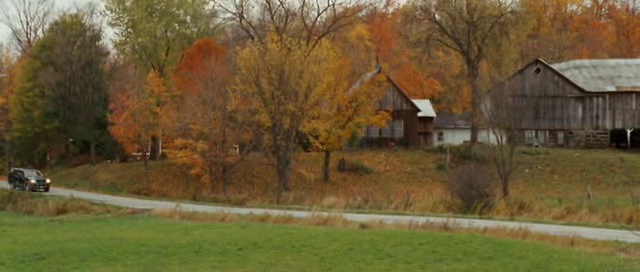
#> input picture resources/car/00000002.jpg, 640 x 272 px; its folder holds only this picture in this run
$ python orb_tracker.py   (older library calls are emulated)
#> lines starting #> are read from the running program, lines starting #| are printed output that depends on the picture; after the words box and inside, x2 and y2 are one past the last pixel; in counts of white or black regions, pixels touching at a corner belong together
### utilities.py
#!/usr/bin/env python
"""
Utilities
===========
This module contains multiple utility functions:
 get_jpeg => will load jpeg images and return them as an array.
 plot_pixel_position => will plot pixel location given an array.
 rect_resize => will resize a rectangle given an array of points.
"""

import cv2
import os
import matplotlib.pyplot as plt
import numpy as np

def get_jpeg(path):
    """
    Returns all JPEG files given a path
    :param path:
    """
    image_names = []
    for f in os.listdir(path):
        if f.endswith(".jpg"):
            image_names.append(path + f)
    return image_names


def plot_pixel_position(pos):
    """
    :param pos:
    :return:
    """
    pos = np.array(pos)
    plt.plot(pos[:, 0])
    plt.plot(pos[:, 1])
    plt.legend(['X pixel location', 'Y pixel location'])
    plt.show()

def rect_resize(rect, car_points, buffer=40):
    """
    Resizes a rectangle based on given points, will grow the rectangle by a buffered amount given the max and min values
    of the point array

    :param rect: rectangle containing
    :param points:
    :param buffer:
    :return:
    """

    # Define the max and min of x and y to be added or subtracted the buffer, respectively
    [min_x, min_y] = np.min(car_points,1) - buffer
    [max_x, max_y] = np.max(car_points,1) + buffer


    # Grow the rectangle by the mean of the rectangles current position and the mean of the min and max x and y
    #  positions. This keeps the rectangle from re-sizing drastically every frame due to changing feature points
    rect[0] = np.mean([rect[0], min_x])
    rect[1] = np.mean([rect[1], min_y])
    rect[2] = np.mean([rect[2], max_x])
    rect[3] = np.mean([rect[3], max_y])

    # Return the new rectangle
    return np.int32(rect)


# [22 lines that do not run on import are left out]

### orb_tracker.py
#!/usr/bin/env python
"""
ORB Detector and Tracker
========================
Runs an ORB detector and car tracker based on an initial car rectangle position value.
"""

import cv2
import numpy as np

import utilities


def orb(imgs, car_rect=[5, 160, 50, 195], feature_params=dict(nfeatures=40), display_image=True,  write_video=False, video_name='ORB.avi'):
    """
    Tracks a car given an initial rectangle position of the car and displays tracking rectangle and points

    :param imgs: string array containing image file locations
    :param car_rect: Initial position of the car in array format [X min, Y min, X max, Y max]
    :param feature_params: The feature parameters determining the ORB feature detector
    :param display_image: flag determining whether or not to display the image stream
    :param write_video: Flag determining whether or not to record image stream
    :param video_name: File name of image stream
    :return: array of average locations of the car rect
    """
#> called with display_image = True, write_video = False, video_name = 'ORB.avi'

    # Initialize the average position of the rect to an empty array and the index to 0
    ave_pos = []
    frame_idx = 0

    # If write_video flag, record a video
    if write_video:
        height, width, _ = cv2.imread(imgs[0]).shape
        writer = cv2.VideoWriter(video_name, -1, 20, (width, height))

    # Loop through all images
    while frame_idx < len(imgs):

        # Read the image
        frame = cv2.imread(imgs[frame_idx], 0)
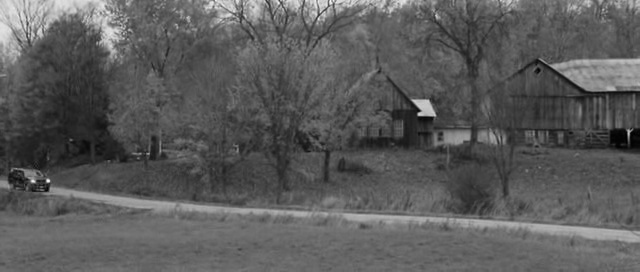
#> frame: shape (272, 640); min 0, max 249, mean 91

        # Initialize ORB feature detector (default amount of features to track is 40)
        orb = cv2.ORB(**feature_params)

        # Detect keypoints in the current image with ORB
        key_points = orb.detect(frame, None)
#> key_points = 40 keypoints; strongest (x, y, size): (48, 180, 31), (419, 110, 31), (418, 114, 31), (419, 114, 37.2)
        key_points, _ = orb.compute(frame, key_points)

        # Initialize empty array that will contain points detected on the car
        x_car_points = []
        y_car_points = []

        # Loop through all key points detected by ORB and resize the car
        # rectangle based on the points contained by the rectangle
        for p in key_points:
            # Set x and y to integers
            (x, y) = np.int32(p.pt)

            # If the given point is contained within the current car rectangle
            # add it to the car_points array
            if x > car_rect[0] and x < car_rect[2] and y > car_rect[1] and y < car_rect[3]:
                cv2.circle(frame, (x, y), 2, (0, 255, 0), -1)
                x_car_points.append(x)
                y_car_points.append(y)
#> this loop made 40 passes
#> (p, x, y) on passes 1 to 12: (keypoint at (33, 181), size 31, 33, 181), (keypoint at (48, 180), size 31, 48, 180), (keypoint at (418, 114), size 31, 418, 114), (keypoint at (419, 110), size 31, 419, 110), (keypoint at (413, 100), size 31, 413, 100), (keypoint at (434, 114), size 31, 434, 114), (keypoint at (47, 190), size 31, 47, 190), (keypoint at (428, 100), size 31, 428, 100), (keypoint at (431, 117), size 31, 431, 117), (keypoint at (433.2, 114), size 37.2, 433, 114), (keypoint at (48, 181.2), size 37.2, 48, 181), (keypoint at (418.8, 114), size 37.2, 418, 114)
#> frame: shape (272, 640); 0.03% of pixels changed, all inside (x1, y1, x2, y2) = (31, 178, 51, 193)
#> after the loop, x_car_points = [33, 48, 47, 48, 46, 47]; y_car_points = [181, 180, 190, 181, 189, 180]


        # If there are any points in the car rectangle, resize the rectangle based on those points
        if len(x_car_points) > 0:
            car_points = np.array([x_car_points, y_car_points])
#> car_points = [[33, 48, 47, 48, 46, 47], [181, 180, 190, 181, 189, 180]]
            car_rect = utilities.rect_resize(car_rect, car_points)
#> in rect_resize, `[min_x, min_y] = np.min(car_points,1) - buffer`: min_x = -7; min_y = 140
#> in rect_resize, `[max_x, max_y] = np.max(car_points,1) + buffer`: max_x = 88; max_y = 230
#> car_rect = [-1, 150, 69, 212]

        # Append the center position of the car rectangle to the average position array
        ave_pos.append((np.mean([car_rect[0], car_rect[2]]), np.mean([car_rect[1], car_rect[3]])))

        if display_image:
            cv2.rectangle(frame, (car_rect[0], car_rect[1]), (car_rect[2], car_rect[3]), 255)
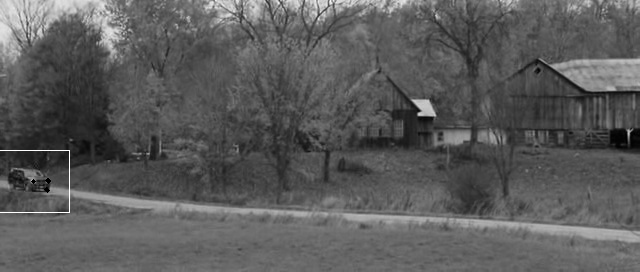
#> frame: shape (272, 640); min 0, max 255, mean 91.1
            cv2.imshow('frame', frame)
            k = cv2.waitKey(30) & 0xff
#> (key Esc is pressed here)
            if k == 27:
                break

        # Write to video
        if write_video:
            writer.write(frame)

        # Update the frame index
        frame_idx += 1

    cv2.destroyAllWindows()
    if write_video:
        writer.release()
    # Return the average position array
    return ave_pos


if __name__ == '__main__':

    # Load images
    imgs = utilities.get_jpeg('./resources/car/')

    # Get average position
    ave_pos = orb(imgs)
#> ave_pos = [(34, 181)]

    # Plot the average position
    utilities.plot_pixel_position(ave_pos)
#> in plot_pixel_position, `pos = np.array(pos)`: pos = [[34, 181]]
#> in plot_pixel_position, `plt.show()`:
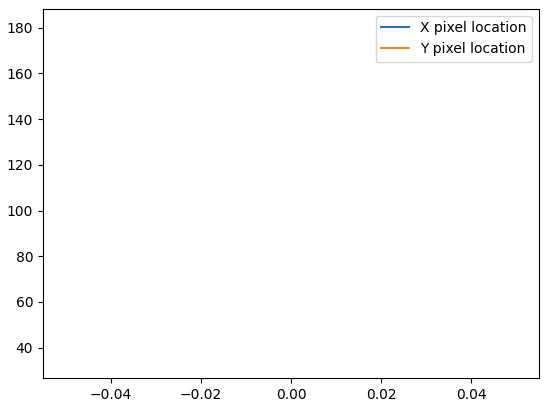
#> figure drawn by matplotlib, 1 panel

$ run again, on resources/car/00000014.jpg
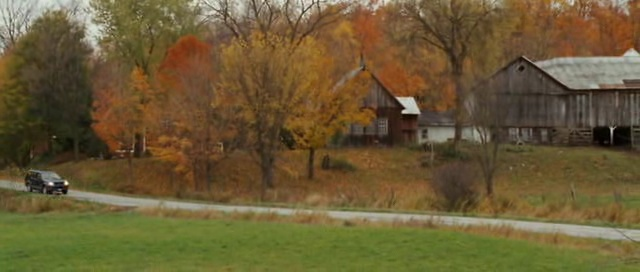
#> input picture resources/car/00000014.jpg, 640 x 272 px
#> key_points = 40 keypoints; strongest (x, y, size): (66, 183, 31), (403, 112, 31), (403, 108, 31), (403, 111, 44.6)
#> the loop in orb, `for p in key_points:` made 40 passes
#> (p, x, y) on passes 1 to 8: (keypoint at (413, 98), size 31, 413, 98), (keypoint at (398, 98), size 31, 398, 98), (keypoint at (403, 112), size 31, 403, 112), (keypoint at (411, 97), size 31, 411, 97), (keypoint at (55, 183), size 31, 55, 183), (keypoint at (66, 183), size 31, 66, 183), (keypoint at (418, 112), size 31, 418, 112), (keypoint at (403, 108), size 31, 403, 108)
#> after the loop in orb, `for p in key_points:`: x_car_points = []
#> in orb, `cv2.rectangle(frame, (car_rect[0], car_rect[1]), (car_rect[2], car_rec..`:
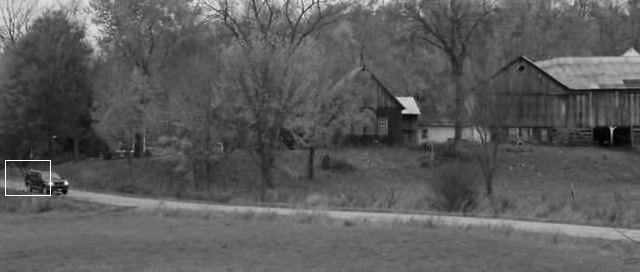
#> frame: shape (272, 640); min 0, max 255, mean 90.8
#> in plot_pixel_position, `plt.show()`:
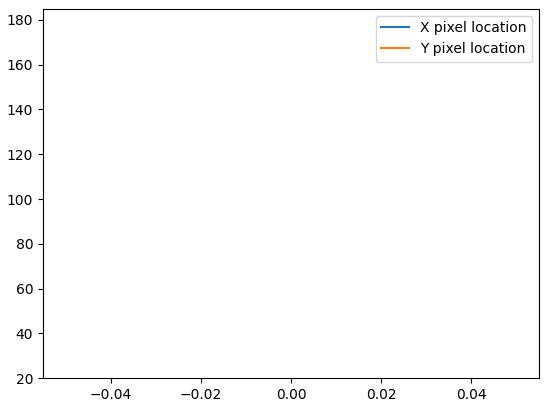
#> figure drawn by matplotlib, 1 panel

$ run again, on resources/car/00000018.jpg
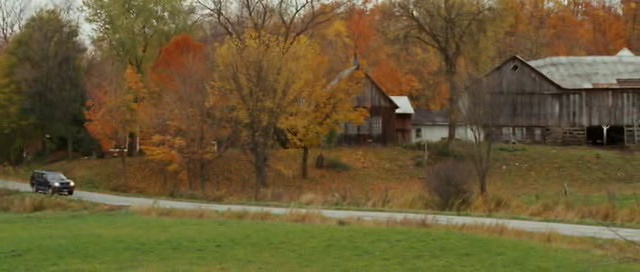
#> input picture resources/car/00000018.jpg, 640 x 272 px
#> key_points = 40 keypoints; strongest (x, y, size): (72, 183, 31), (397, 107, 31), (396, 111, 31), (396, 110, 37.2)
#> the loop in orb, `for p in key_points:` made 40 passes
#> (p, x, y) on passes 1 to 8: (keypoint at (412, 111), size 31, 412, 111), (keypoint at (397, 107), size 31, 397, 107), (keypoint at (72, 183), size 31, 72, 183), (keypoint at (57, 184), size 31, 57, 184), (keypoint at (396, 111), size 31, 396, 111), (keypoint at (605, 128), size 31, 605, 128), (keypoint at (68, 183), size 31, 68, 183), (keypoint at (61, 183), size 31, 61, 183)
#> after the loop in orb, `for p in key_points:`: x_car_points = []
#> in orb, `cv2.rectangle(frame, (car_rect[0], car_rect[1]), (car_rect[2], car_rec..`:
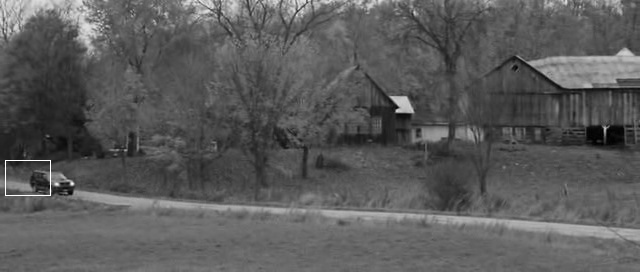
#> frame: shape (272, 640); min 0, max 255, mean 90.6
#> in plot_pixel_position, `plt.show()`:
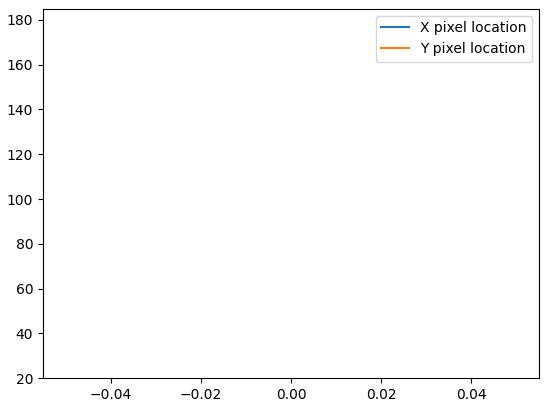
#> figure drawn by matplotlib, 1 panel
